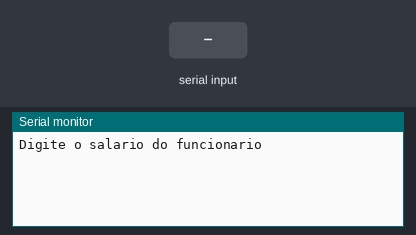
This sketch was run on a simulated Arduino Uno, built with avr-gcc and run on an emulated ATmega328P. On the bench: the last lines printed to the serial monitor. The inputs (shaded band) are chosen by the test bench.

Above: at 1.2 s.
1.3 s: "90,45\n" received over Serial
At 2.2 s:
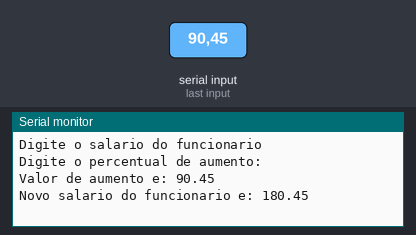
2.8 s: "30,150\n" received over Serial
At 4.3 s:
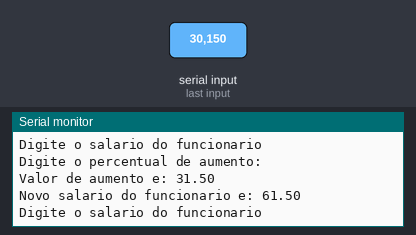

Measured:
- after the input at 1.3 s, the serial monitor: prints a new line at once (image 1)
- after the input at 2.8 s, the serial monitor: prints a new line at once (image 2)

The sketch:

exercicio2.ino
```cpp
void setup() {
  Serial.begin(9600);

}

void loop() {
  float sal, perc, aumento, novosal;

  //Recebendo o salario e o percentual
  Serial.println("Digite o salario do funcionario ");
  while (!Serial.available());
  sal = Serial.parseFloat();

  Serial.println("Digite o percentual de aumento: ");
  while (!Serial.available());
  perc = Serial.parseFloat();

  aumento = sal + perc / 100;

  novosal = sal + aumento;

  Serial.print("Valor de aumento e: ");
  Serial.println(aumento);
  Serial.print("Novo salario do funcionario e: ");
  Serial.println(novosal);

  delay(1000);

}
```
